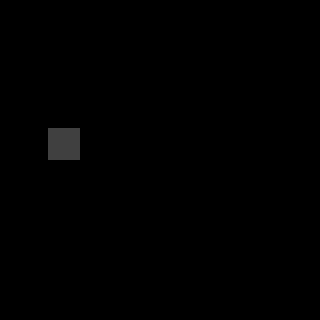

A level layout from a 2D game, rendered from its tile map. Below: a short description, then the map file with its tile-grid data intact:
An orthogonal 20x20 tile map with 16x16 px tiles, 3 tile layers (regions, input_set, output_set).

<map version="1.0" orientation="orthogonal" renderorder="right-down" width="20" height="20" tilewidth="16" tileheight="16" nextobjectid="6">
 <properties>
  <property name="NoOverlappingRules" value="true" />
 </properties>
 <tileset firstgid="1" name="ruleset" tilewidth="16" tileheight="16" tilecount="60" columns="10">
  <image source="../tilesets/ruleset.png" width="160" height="96" />
 </tileset>
 <layer name="regions" width="20" height="20">
  <data encoding="csv">
0,0,0,0,0,0,0,0,0,0,0,0,0,0,0,0,0,0,0,0,
0,0,0,0,0,0,0,0,0,0,0,0,0,0,0,0,0,0,0,0,
0,0,0,0,0,0,0,0,0,0,0,0,0,0,0,0,0,0,0,0,
0,0,0,0,0,0,0,0,0,0,0,0,0,0,0,0,0,0,0,0,
0,0,0,0,0,0,0,0,0,0,0,0,0,0,0,0,0,0,0,0,
0,0,0,0,0,0,0,0,0,0,0,0,0,0,0,0,0,0,0,0,
0,0,0,0,0,0,0,0,0,0,0,0,0,0,0,0,0,0,0,0,
0,0,0,0,0,0,0,0,0,0,0,0,0,0,0,0,0,0,0,0,
0,0,0,1,1,0,0,0,0,0,0,0,0,0,0,0,0,0,0,0,
0,0,0,1,1,0,0,0,0,0,0,0,0,0,0,0,0,0,0,0,
0,0,0,0,0,0,0,0,0,0,0,0,0,0,0,0,0,0,0,0,
0,0,0,0,0,0,0,0,0,0,0,0,0,0,0,0,0,0,0,0,
0,0,0,0,0,0,0,0,0,0,0,0,0,0,0,0,0,0,0,0,
0,0,0,0,0,0,0,0,0,0,0,0,0,0,0,0,0,0,0,0,
0,0,0,0,0,0,0,0,0,0,0,0,0,0,0,0,0,0,0,0,
0,0,0,0,0,0,0,0,0,0,0,0,0,0,0,0,0,0,0,0,
0,0,0,0,0,0,0,0,0,0,0,0,0,0,0,0,0,0,0,0,
0,0,0,0,0,0,0,0,0,0,0,0,0,0,0,0,0,0,0,0,
0,0,0,0,0,0,0,0,0,0,0,0,0,0,0,0,0,0,0,0,
0,0,0,0,0,0,0,0,0,0,0,0,0,0,0,0,0,0,0,0
</data>
 </layer>
 <layer name="input_set" width="20" height="20">
  <data encoding="csv">
0,0,0,0,0,0,0,0,0,0,0,0,0,0,0,0,0,0,0,0,
0,0,0,0,0,0,0,0,0,0,0,0,0,0,0,0,0,0,0,0,
0,0,0,0,0,0,0,0,0,0,0,0,0,0,0,0,0,0,0,0,
0,0,0,0,0,0,0,0,0,0,0,0,0,0,0,0,0,0,0,0,
0,0,0,0,0,0,0,0,0,0,0,0,0,0,0,0,0,0,0,0,
0,0,0,0,0,0,0,0,0,0,0,0,0,0,0,0,0,0,0,0,
0,0,0,0,0,0,0,0,0,0,0,0,0,0,0,0,0,0,0,0,
0,0,0,0,0,0,0,0,0,0,0,0,0,0,0,0,0,0,0,0,
0,0,0,13,13,0,0,0,0,0,0,0,0,0,0,0,0,0,0,0,
0,0,0,13,13,0,0,0,0,0,0,0,0,0,0,0,0,0,0,0,
0,0,0,0,0,0,0,0,0,0,0,0,0,0,0,0,0,0,0,0,
0,0,0,0,0,0,0,0,0,0,0,0,0,0,0,0,0,0,0,0,
0,0,0,0,0,0,0,0,0,0,0,0,0,0,0,0,0,0,0,0,
0,0,0,0,0,0,0,0,0,0,0,0,0,0,0,0,0,0,0,0,
0,0,0,0,0,0,0,0,0,0,0,0,0,0,0,0,0,0,0,0,
0,0,0,0,0,0,0,0,0,0,0,0,0,0,0,0,0,0,0,0,
0,0,0,0,0,0,0,0,0,0,0,0,0,0,0,0,0,0,0,0,
0,0,0,0,0,0,0,0,0,0,0,0,0,0,0,0,0,0,0,0,
0,0,0,0,0,0,0,0,0,0,0,0,0,0,0,0,0,0,0,0,
0,0,0,0,0,0,0,0,0,0,0,0,0,0,0,0,0,0,0,0
</data>
 </layer>
 <layer name="output_set" width="20" height="20">
  <data encoding="csv">
0,0,0,0,0,0,0,0,0,0,0,0,0,0,0,0,0,0,0,0,
0,0,0,0,0,0,0,0,0,0,0,0,0,0,0,0,0,0,0,0,
0,0,0,0,0,0,0,0,0,0,0,0,0,0,0,0,0,0,0,0,
0,0,0,0,0,0,0,0,0,0,0,0,0,0,0,0,0,0,0,0,
0,0,0,0,0,0,0,0,0,0,0,0,0,0,0,0,0,0,0,0,
0,0,0,0,0,0,0,0,0,0,0,0,0,0,0,0,0,0,0,0,
0,0,0,0,0,0,0,0,0,0,0,0,0,0,0,0,0,0,0,0,
0,0,0,0,0,0,0,0,0,0,0,0,0,0,0,0,0,0,0,0,
0,0,0,4,4,0,0,0,0,0,0,0,0,0,0,0,0,0,0,0,
0,0,0,4,4,0,0,0,0,0,0,0,0,0,0,0,0,0,0,0,
0,0,0,0,0,0,0,0,0,0,0,0,0,0,0,0,0,0,0,0,
0,0,0,0,0,0,0,0,0,0,0,0,0,0,0,0,0,0,0,0,
0,0,0,0,0,0,0,0,0,0,0,0,0,0,0,0,0,0,0,0,
0,0,0,0,0,0,0,0,0,0,0,0,0,0,0,0,0,0,0,0,
0,0,0,0,0,0,0,0,0,0,0,0,0,0,0,0,0,0,0,0,
0,0,0,0,0,0,0,0,0,0,0,0,0,0,0,0,0,0,0,0,
0,0,0,0,0,0,0,0,0,0,0,0,0,0,0,0,0,0,0,0,
0,0,0,0,0,0,0,0,0,0,0,0,0,0,0,0,0,0,0,0,
0,0,0,0,0,0,0,0,0,0,0,0,0,0,0,0,0,0,0,0,
0,0,0,0,0,0,0,0,0,0,0,0,0,0,0,0,0,0,0,0
</data>
 </layer>
</map>
